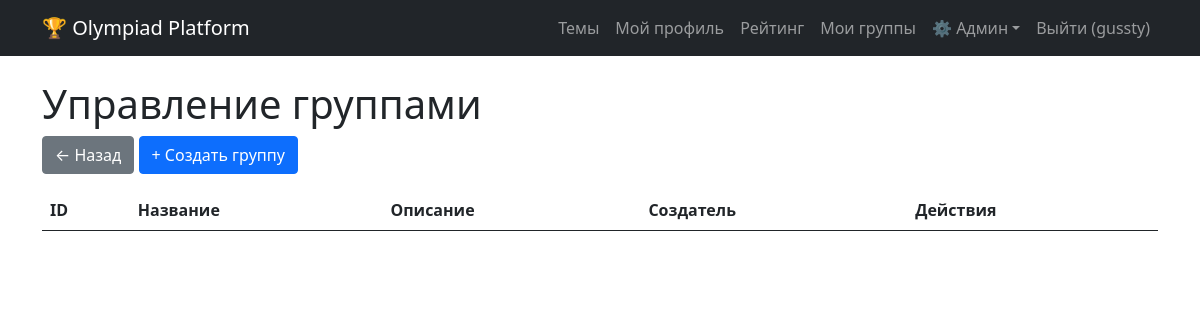
The app's page /admin/groups (signed in), older data.
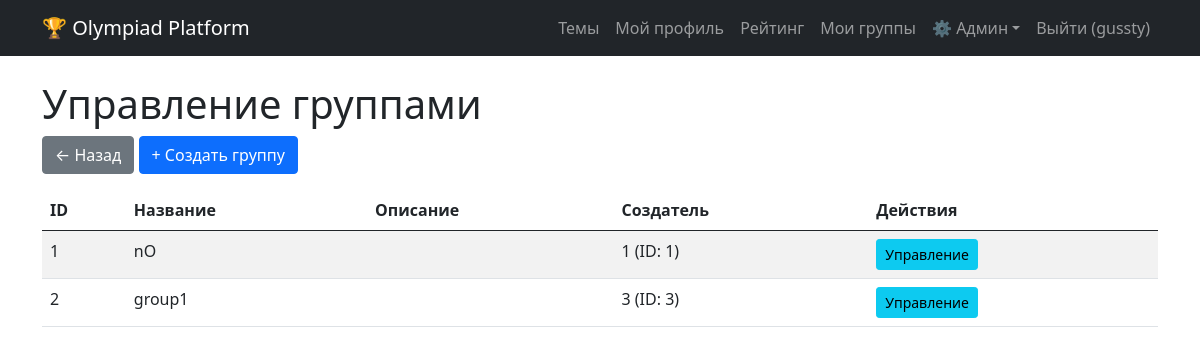
The same page, newer data.
### data/users.py (models this page shows, shortened)
class User(SqlAlchemyBase, UserMixin, SerializerMixin):
    __tablename__ = 'users'
    id = sqlalchemy.Column(sqlalchemy.Integer, primary_key=True, autoincrement=True)
    name = sqlalchemy.Column(sqlalchemy.String, nullable=True)
    about = sqlalchemy.Column(sqlalchemy.String, nullable=True)
    email = sqlalchemy.Column(sqlalchemy.String, index=True, unique=True, nullable=True)
    hashed_password = sqlalchemy.Column(sqlalchemy.String, nullable=True)
    created_date = sqlalchemy.Column(sqlalchemy.DateTime, default=datetime.datetime.now)
    is_admin = sqlalchemy.Column(sqlalchemy.Boolean, default=False)
    is_super_admin = sqlalchemy.Column(sqlalchemy.Boolean, default=False)
    avatar_filename = sqlalchemy.Column(sqlalchemy.String, nullable=True)  # новое поле
    submissions = orm.relationship("Submission", back_populates="user")

### data/groups.py (models this page shows)
class Group(SqlAlchemyBase):
    __tablename__ = 'groups'
    id = sqlalchemy.Column(sqlalchemy.Integer, primary_key=True, autoincrement=True)
    name = sqlalchemy.Column(sqlalchemy.String, nullable=False)
    description = sqlalchemy.Column(sqlalchemy.Text, nullable=True)
    created_by = sqlalchemy.Column(sqlalchemy.Integer, sqlalchemy.ForeignKey("users.id"), nullable=False)
    created_at = sqlalchemy.Column(sqlalchemy.DateTime, default=datetime.datetime.now)
    members = orm.relationship("GroupMember", back_populates="group", cascade="all, delete-orphan")
    tasks = orm.relationship("GroupTask", back_populates="group", cascade="all, delete-orphan")

### app.py (the view)
@app.route('/admin/groups')
@admin_required
def admin_groups():
    with db_session.session_scope() as session:
        if current_user.is_super_admin:
            groups = session.query(Group).all()
        else:
            groups = session.query(Group).filter(Group.created_by == current_user.id).all()
        return render_template('admin/groups.html', groups=groups)

### app.py (called while the page is built)
@login_manager.user_loader
def load_user(user_id):
    session = db_session.create_session()
    user = session.get(User, int(user_id))
    if user:
        _ = user.is_admin
        _ = user.is_super_admin
    session.close()
    return user

@app.context_processor
def inject_user():
    return dict(current_user=current_user)

### data/db_session.py (called while the page is built)
def create_session() -> Session:
    global __factory
    return __factory()

@contextmanager
def session_scope():
    session = create_session()
    try:
        yield session
        session.commit()
    except Exception:
        session.rollback()
        raise
    finally:
        session.close()

### utils/auth.py (called while the page is built)
def admin_required(f):
    @wraps(f)
    def decorated_function(*args, **kwargs):
        if not current_user.is_authenticated or not current_user.is_admin:
            flash('Доступ запрещён. Требуются права администратора.', 'danger')
            return redirect(url_for('index'))
        return f(*args, **kwargs)
    return decorated_function

### templates/admin/groups.html
{% extends "admin/base.html" %}
{% block content %}
<h1>Управление группами</h1>
<a href="{{ url_for('admin_dashboard') }}" class="btn btn-secondary mb-3">← Назад</a>
<a href="{{ url_for('add_group') }}" class="btn btn-primary mb-3">+ Создать группу</a>
<table class="table table-striped">
    <thead>
        <tr><th>ID</th><th>Название</th><th>Описание</th><th>Создатель</th><th>Действия</th></tr>
    </thead>
    <tbody>
        {% for group in groups %}
        <tr>
            <td>{{ group.id }}</td>
            <td>{{ group.name }}</td>
            <td>{{ group.description or '' }}</td>
            <td>{{ group.created_by }} (ID: {{ group.created_by }})</td>
            <td>
                <a href="{{ url_for('group_detail', group_id=group.id) }}" class="btn btn-sm btn-info">Управление</a>
            </td>
        </tr>
        {% endfor %}
    </tbody>
</table>
{% endblock %}

### templates/admin/base.html (shortened to what this page needs)
{% extends "base.html" %}

### templates/base.html (shortened to what this page needs)
<!doctype html>
<html lang="ru">
<head>
    <link href="https://cdn.jsdelivr.net/npm/bootstrap@5.0.2/dist/css/bootstrap.min.css" rel="stylesheet">
</head>
<body>
    <nav class="navbar navbar-expand-lg navbar-dark bg-dark">
        <div class="container">
            <a class="navbar-brand" href="{{ url_for('index') }}">🏆 Olympiad Platform</a>
            <div class="collapse navbar-collapse" id="navbarNav">
                <ul class="navbar-nav ms-auto">
                    <li class="nav-item"><a class="nav-link" href="{{ url_for('topics_list') }}">Темы</a></li>
                    {% if current_user.is_authenticated %}
                        <li class="nav-item"><a class="nav-link" href="{{ url_for('profile') }}">Мой профиль</a></li>
                        <li class="nav-item"><a class="nav-link" href="{{ url_for('rating') }}">Рейтинг</a></li>
                        <li class="nav-item"><a class="nav-link" href="{{ url_for('my_groups') }}">Мои группы</a></li>
                        {% if current_user.is_admin %}
                            <li class="nav-item dropdown">
                                <a class="nav-link dropdown-toggle" href="#" id="adminDropdown" role="button" data-bs-toggle="dropdown">⚙️ Админ</a>
                            </li>
                        {% endif %}
                        <li class="nav-item"><a class="nav-link" href="{{ url_for('logout') }}">Выйти ({{ current_user.name }})</a></li>
                    {% else %}
                        <li class="nav-item"><a class="nav-link" href="{{ url_for('login') }}">Войти</a></li>
                        <li class="nav-item"><a class="nav-link" href="{{ url_for('register') }}">Регистрация</a></li>
                    {% endif %}
                </ul>
            </div>
        </div>
    </nav>
    <div class="container mt-4" style="padding-bottom: 80px;">
        {% block content %}{% endblock %}
    </div>
</body>
</html>

Row changes from the older to the newer data that the page shows:
added Group: id "1", name "nO", created_by "1"
added Group: id "2", name "group1", created_by "3"
